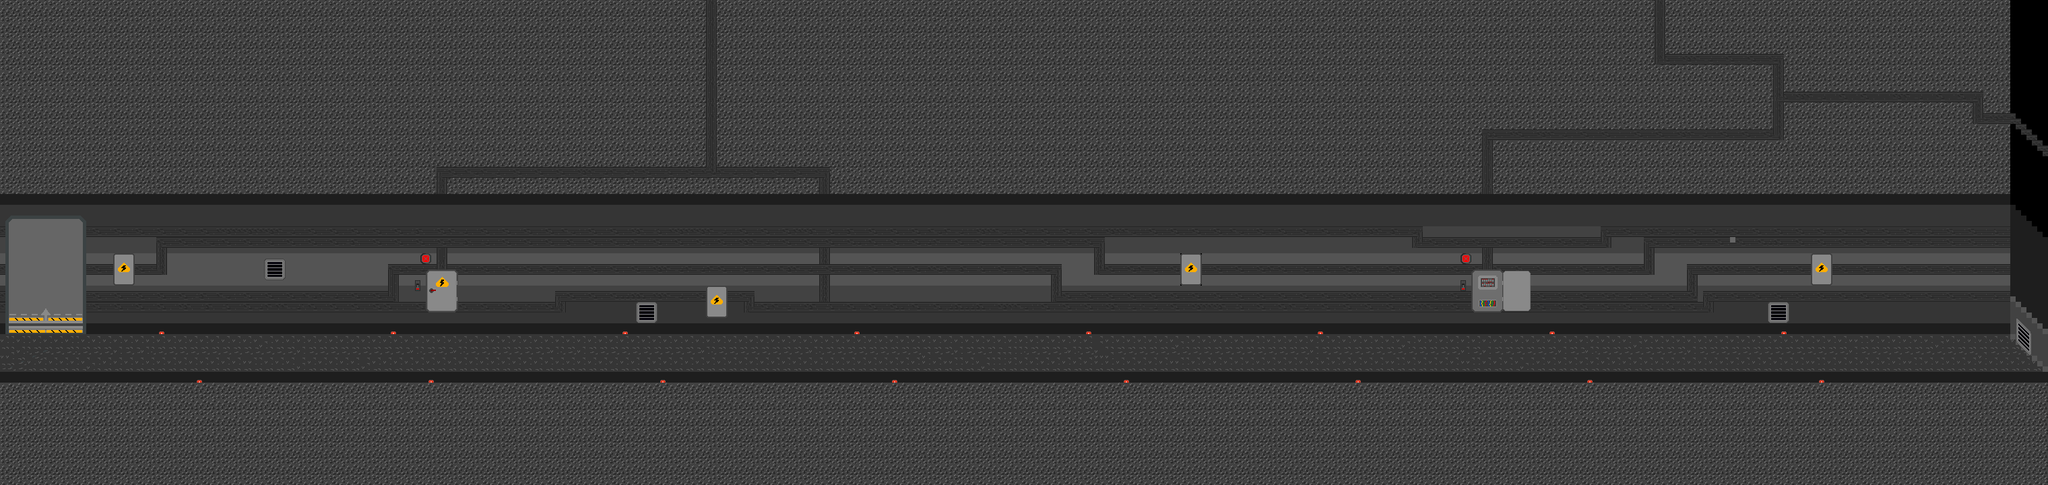

This game map was drawn from its Tiled (.tmx) file and the tilesets committed beside it. A one-line description and the trimmed map source follow:
An orthogonal 380x90 tile map with 8x8 px tiles, 3 tile layers (BACK, FRONT, MOVE), 3 tilesets.

<map version="1.5" tiledversion="1.6.0" orientation="orthogonal" renderorder="right-down" width="380" height="90" tilewidth="8" tileheight="8" infinite="0" nextlayerid="5" nextobjectid="1">
 <tileset firstgid="1" source="ShipEnvironment.tsx" />
 <tileset firstgid="4097" name="tile1" tilewidth="8" tileheight="8" tilecount="27360" columns="180">
  <image source="open_tileset.png" width="1440" height="1216" />
 </tileset>
 <tileset firstgid="31457" name="tile2" tilewidth="8" tileheight="8" tilecount="1024" columns="32">
  <image source="Objects.png" width="256" height="256" />
 </tileset>
 <layer id="1" name="BACK" width="380" height="90">
  <data>[34200 cells, 13250 non-empty, 60 distinct tile ids]</data>
 </layer>
 <layer id="2" name="FRONT" width="380" height="90">
  <data>[34200 cells, 34200 non-empty, 615 distinct tile ids]</data>
 </layer>
 <layer id="3" name="MOVE" width="380" height="90">
  <data>[34200 cells, 819 non-empty, 14 distinct tile ids]</data>
 </layer>
</map>
